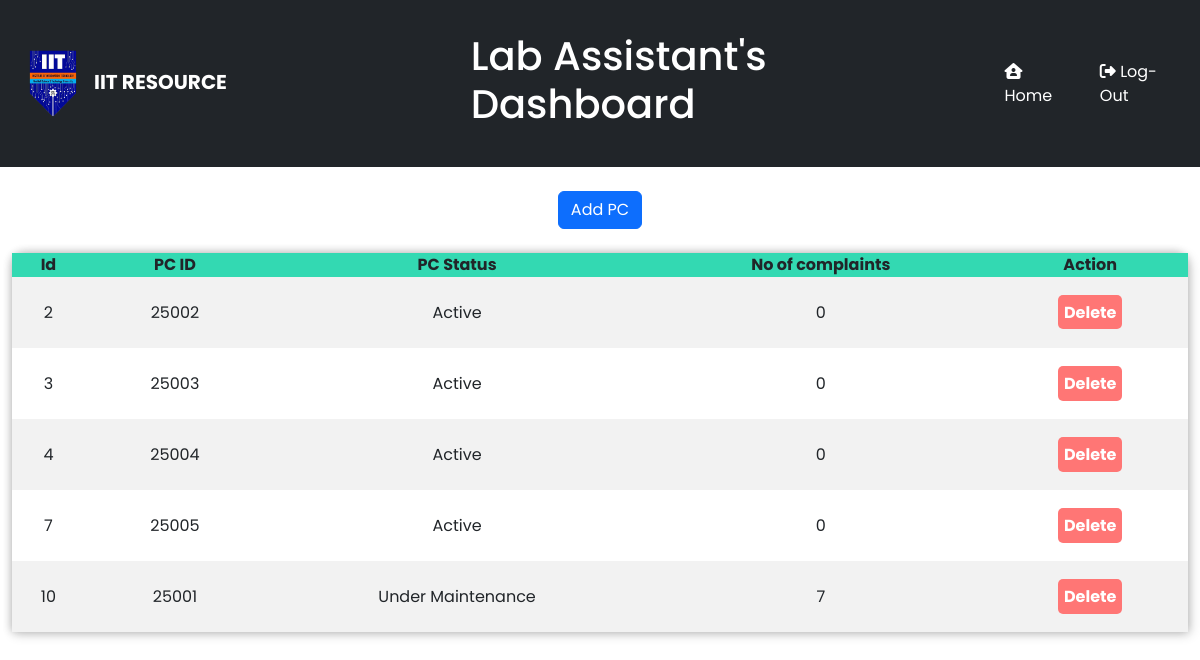
Page /CheckPCStatus.php (signed in) on the committed database.
### tables this page shows
CREATE TABLE `pc` (
  `id` int(10) UNSIGNED NOT NULL,
  `PC_Id` char(255) NOT NULL,
  `PC_status` varchar(20) DEFAULT NULL,
  `NoOfComplaints` int(10) UNSIGNED DEFAULT 0
);

### CheckPCStatus.php (the view, shortened to what this page needs)
<!DOCTYPE html>
<html lang="en">
<head>
<link href="https://cdn.jsdelivr.net/npm/bootstrap@5.2.0/dist/css/bootstrap.min.css" rel="stylesheet">
<link rel="stylesheet" href="ManageFiles.css">
</head>
<body>
<nav class="navbar navbar-expand-lg bg-dark">
    <div class="container-fluid">
      <a class="navbar-brand" href="LabAssistantPage.php"><img src="./img/logo.png" width="50px" alt="logo"><span class="navbar-brand mr-2">IIT RESOURCE</span></a>
      <h1>Lab Assistant's Dashboard</h1>
      <div class="collapse navbar-collapse" id="navbarNav">
        <ul class="navbar-nav ms-auto">
          <li class="nav-item">
            <a class="nav-link" aria-current="page" href="LabAssistantPage.php" style="margin-right: 15px;"><i class="fa-solid fa-house-user"></i> Home</a>
          </li>
          <li class="nav-item">
            <a class="nav-link" href="logout.php"><i class="fa-solid fa-right-from-bracket"></i> Log-Out</a>
          </li>
        </ul>
      </div>
    </div>
  </nav>
<div class="buttons text-center">
    <button type="button" class="btn btn-primary" data-bs-toggle="modal" data-bs-target="#exampleModal">Add PC</button>
</div>
<br>
  <?php
    include('DatabaseConnection.php');
    $sql= "select * from pc";
    $fetchfile= mysqli_query($conn,$sql);
    if(mysqli_num_rows($fetchfile) > 0)
    {
  ?>
  <table>
    <tr>
      <th>Id</th>
      <th>PC ID</th>
      <th>PC Status</th>
      <th>No of complaints</th>
      <th>Action</th>
    </tr>
  <?php
      while($row= mysqli_fetch_assoc($fetchfile))
      {
        $id=$row['id'];
        $PC_Id=$row['PC_Id'];
        $PC_status=$row['PC_status'];
        $NoOfComplaints= $row['NoOfComplaints'];
  ?>
                <tr>
                    <td><?php echo $id; ?></td>
                    <td><?php echo $PC_Id; ?> </td>
                    <td><?php echo $PC_status; ?></td>
                    <td><?php echo $NoOfComplaints; ?></td>
                    <td>
                    <a href="DeletePc.php?PcId=<?php echo $PC_Id; ?>" class="delete-button">Delete</a>
                    </td>
                </tr>
  <?php
      }
    }
    else
    {
      echo '<script>alert("No PC is added yet!");
      </script>';
    }
  ?>
    </table>
</body>
</html>

### ManageFiles.css (style rules this page uses)
* { font-family: 'Poppins', sans-serif; }
* { margin: 0; padding: 0; }
h1 { margin-left: 16%; padding: 2%; color: #ffff; }
body { margin: 0px; padding: 0px; display: flex; flex-direction: column; height: 100vh; }
.btn { margin-top: 2%; }
.delete-button { background-color: #ff7675; padding: 4%; color: white; text-decoration: none; font-weight: bold; border-radius: 5px; }
table { border-collapse: collapse; margin-left: 1%; text-align: center; border-radius: 12px 12px 0 0; width: 98%; box-shadow: 2px 2px 12px rgba(0, 0, 0, 0.2), -1px -1px 8px rgba(0, 0, 0, 0.2); }
tr { transition: all .2s ease-in; cursor: pointer; }
th { background: #33d9b2; }
td { width: 20px; text-align: center; padding: 2%; }
tr:nth-child(even) { background-color: #f2f2f2; }
.navbar-brand { font-weight: bold; color: #ffffff; margin-left: 1rem; }
.nav-link { color: #ffffff; }
span { pointer-events: none; }

### rows in the picture
pc: id "2", PC_Id "25002", PC_status "Active", NoOfComplaints "0"
pc: id "3", PC_Id "25003", PC_status "Active", NoOfComplaints "0"
pc: id "4", PC_Id "25004", PC_status "Active", NoOfComplaints "0"
pc: id "7", PC_Id "25005", PC_status "Active", NoOfComplaints "0"
pc: id "10", PC_Id "25001", PC_status "Under Maintenance", NoOfComplaints "7"
